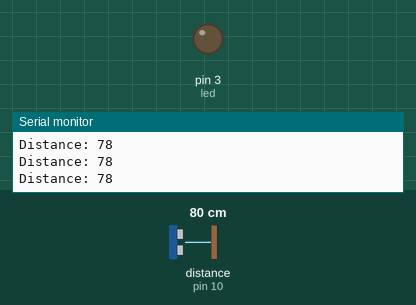
Simulated run of this sketch. Board: Arduino Uno, built with avr-gcc and run on an emulated ATmega328P. Shown: output pins drawn as LEDs (lit = HIGH), the last lines printed to the serial monitor. Wiring (inferred from the names in the program): ultrasonic range finder: trigger pin 9; echo pin 10. The inputs (shaded band) are chosen by the test bench; at power-on: distance to the obstacle (sensor on pin 10) 80 cm. The echo pulse lasts 58.3 µs per cm; pins used as bus, display or sensor lines are not drawn.

Above: at 1.2 s.
1.3 s: distance to the obstacle (sensor on pin 10) set to 23 cm
2.8 s: distance to the obstacle (sensor on pin 10) set to 18 cm
At 4.0 s:
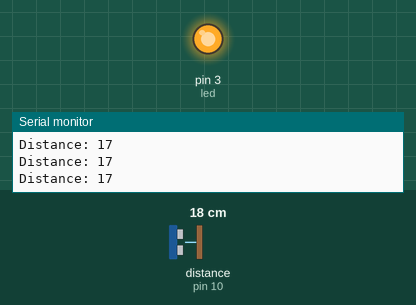
4.3 s: distance to the obstacle (sensor on pin 10) set to 35 cm
At 5.3 s:
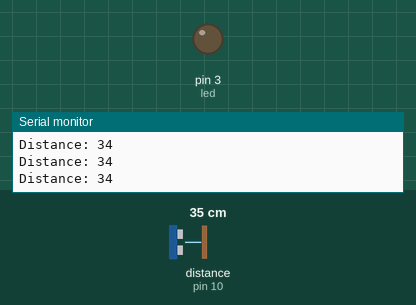
7.3 s: distance to the obstacle (sensor on pin 10) set to 17 cm
At 8.7 s:
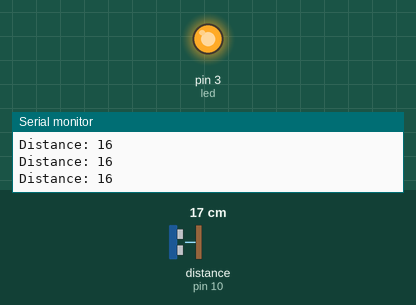
Timing chart, 0 to 9.8 s (numbered marks = the images above; inputs shaded):
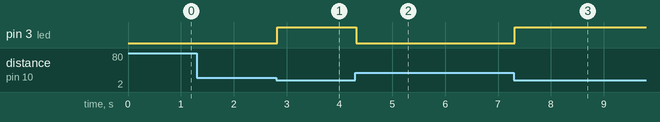

Measured:
- the behaviour switches between 21 and 20 cm on distance to the obstacle (sensor on pin 10) (found by bisection; images 0 and 1)
- after the input at 2.8 s, pin 3 (led): LOW → HIGH at once
- after the input at 4.3 s, pin 3 (led): HIGH → LOW at once
- after the input at 7.3 s, pin 3 (led): LOW → HIGH at once

The sketch:

evasor_obstaculos.ino
```cpp
int trigPin = 9;
int echoPin = 10;

long duration;
int distance;

int led = 3;

void setup() {
pinMode(trigPin, OUTPUT);
pinMode(echoPin, INPUT);
pinMode(led,OUTPUT);
Serial.begin(9600);
}

void loop() {

distancia();
//aqui me va a decir a que distancia esta mi obstaculo del sensor

if(distance < 20){
  digitalWrite(led,HIGH);
} else{
  digitalWrite(led,LOW);
}

}

void encender(){
  digitalWrite(led,HIGH);

}


void distancia(){
// Clears the trigPin
digitalWrite(trigPin, LOW);
delayMicroseconds(2);
// Sets the trigPin on HIGH state for 10 micro seconds
digitalWrite(trigPin, HIGH);
delayMicroseconds(10);
digitalWrite(trigPin, LOW);
// Reads the echoPin, returns the sound wave travel time in microseconds
duration = pulseIn(echoPin, HIGH);
// Calculating the distance
distance= duration*0.034/2;
// Prints the distance on the Serial Monitor
Serial.print("Distance: ");
Serial.println(distance);
}
```
